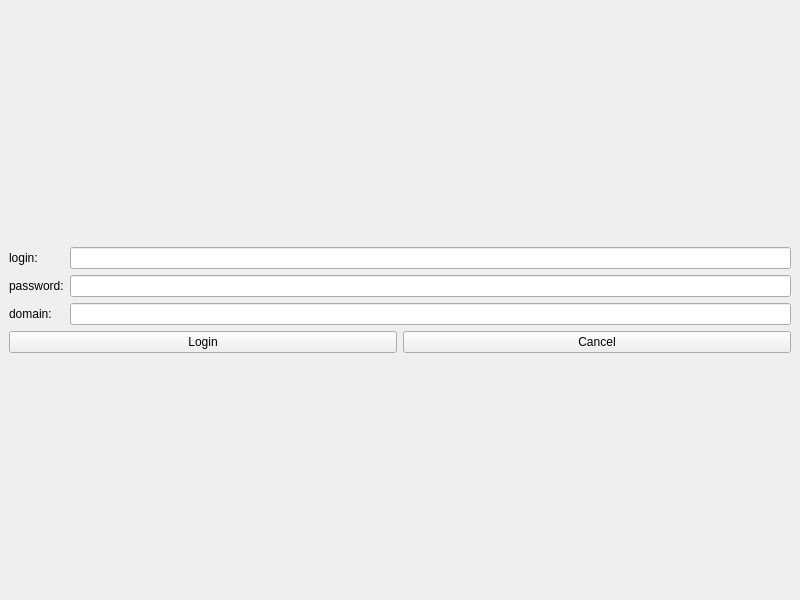
<?xml version="1.0" encoding="UTF-8"?>
<ui version="4.0">
 <class>greeterWindow</class>
 <widget class="QMainWindow" name="greeterWindow">
  <property name="geometry">
   <rect>
    <x>0</x>
    <y>0</y>
    <width>800</width>
    <height>600</height>
   </rect>
  </property>
  <property name="windowTitle">
   <string>MainWindow</string>
  </property>
  <widget class="QWidget" name="centralwidget">
   <layout class="QGridLayout" name="gridLayout_2">
    <item row="0" column="1">
     <spacer name="verticalSpacer">
      <property name="orientation">
       <enum>Qt::Vertical</enum>
      </property>
      <property name="sizeHint" stdset="0">
       <size>
        <width>20</width>
        <height>218</height>
       </size>
      </property>
     </spacer>
    </item>
    <item row="1" column="0" colspan="2">
     <layout class="QGridLayout" name="gridLayout">
      <item row="2" column="0">
       <widget class="QLabel" name="label_3">
        <property name="text">
         <string>domain:</string>
        </property>
       </widget>
      </item>
      <item row="0" column="0">
       <widget class="QLabel" name="label">
        <property name="text">
         <string>login:</string>
        </property>
       </widget>
      </item>
      <item row="0" column="1">
       <widget class="QLineEdit" name="loginEntry"/>
      </item>
      <item row="1" column="0">
       <widget class="QLabel" name="label_2">
        <property name="text">
         <string>password:</string>
        </property>
       </widget>
      </item>
      <item row="2" column="1">
       <widget class="QLineEdit" name="domainEntry"/>
      </item>
      <item row="1" column="1">
       <widget class="QLineEdit" name="passwordEntry">
        <property name="echoMode">
         <enum>QLineEdit::Password</enum>
        </property>
       </widget>
      </item>
     </layout>
    </item>
    <item row="2" column="0">
     <widget class="QPushButton" name="loginButton">
      <property name="text">
       <string>Login</string>
      </property>
     </widget>
    </item>
    <item row="2" column="1">
     <widget class="QPushButton" name="cancelButton">
      <property name="text">
       <string>Cancel</string>
      </property>
     </widget>
    </item>
    <item row="3" column="1">
     <spacer name="verticalSpacer_2">
      <property name="orientation">
       <enum>Qt::Vertical</enum>
      </property>
      <property name="sizeHint" stdset="0">
       <size>
        <width>20</width>
        <height>218</height>
       </size>
      </property>
     </spacer>
    </item>
   </layout>
  </widget>
 </widget>
 <resources/>
 <connections/>
</ui>
